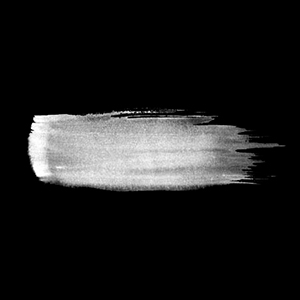
#> input picture TC2/brushes/0.jpg, 300 x 300 px, given in place of BW-using-curves.jpg, which was not available
$ python test.py
#> lines starting #> are read from the running program, lines starting #| are printed output that depends on the picture; pictures that were not available may be replaced by others from this repository, and a replacement may not be noted
### TC2/parameters.py
# --------------------------------------------------------------------------------------
# -----------------------------------PARAMETERS-----------------------------------------
# --------------------------------------------------------------------------------------

# DO NOT USE NEGATIVES NUMBERS ANYWHERE IN THE PARAMETERS, WE ASUME EVERY NUMBER IS
# GOING TO BE ASSIGNED A NUMBER GREATER OR EQUAL TO 0 AND IS NOT CHECKED.

# ----------------------------Constant values for genetic-------------------------------

# >>>>>>>>Individuals<<<<<<<<
STROKES_PER_INDIVIDUAL = 500 # How many strokes the picture is composed by

# >>>>>>>>Generations<<<<<<<<
POPULATION = 100
NUM_GENERATIONS = 500

# Percentages based on total population of how many individuals for the next
# generation will be from fittest selection, mutated or crossovers. This
# percentage needs to equal a whole number or a exception is raised
FITTEST_PERCENT = 0.1
MUTATED_PERCENT = 0.45
CROSSED_PERCENT = 0.45

# How big the subpopulation is going to be for the selection tournament
TOURNAMENT_PERCENTAGE = 0.2

# >>>>>>>>Mutation<<<<<<<<
MIN_MUTATIONS_STROKE = 1
MAX_MUTATIONS_STROKE = 5 # Can't be more than 5
# -----------------------
MIN_STROKE_TO_MUTATE = 1
MAX_STROKE_TO_MUTATE = 50

# >>>>>>>>Crossover<<<<<<<<
MIN_STROKE_TO_CROSS = 1
MAX_STROKE_TO_CROSS = 50

# ----------------------------Constant values for images--------------------------------
IMG_SIZE = 128

# ---------------------------Constant values for brushes--------------------------------
STROKE_MAX_SIZE = 25
STROKE_MIN_SIZE = 1

# >>>>>>>>better not to touch anything below<<<<<<<<
BACKGROUND_THRESHOLD = 0
MIN_DARK_LEVEL = 0
MAX_DARK_LEVEL = 250

MIN_ANGLE = 0
MAX_ANGLE = 360

NUM_BRUSHES = 4

# --------------------------------------------------------------------------------------

# --------------------------------------------------------------------------------------
# -----------------------------------PARAMETER CHECKER----------------------------------
# --------------------------------------------------------------------------------------
def param_checker():
    fittest_amount = POPULATION*FITTEST_PERCENT
    mutated_amount = POPULATION*MUTATED_PERCENT
    crossed_amount = POPULATION*CROSSED_PERCENT

    if(not fittest_amount.is_integer()):
       raise ValueError("FITTEST_PERCENT doesn't result in an integer number")

    if(not mutated_amount.is_integer()):
       raise ValueError("MUTATED_PERCENT doesn't result in an integer number")

    if(not crossed_amount.is_integer()):
       raise ValueError("CROSSED_PERCENT doesn't result in an integer number")

    if(FITTEST_PERCENT+MUTATED_PERCENT+CROSSED_PERCENT != 1):
        raise ValueError("The sum of FITTEST_PERCENT, MUTATED_PERCENT, and CROSSED_PERCENT doesn't add up to 1")

    if(fittest_amount+mutated_amount+crossed_amount != POPULATION):
       raise ValueError("The FITTEST_PERCENT, MUTATED_PERCENT, and CROSSED_PERCENT doesn't add up to the POPULATION value")

    if(MAX_MUTATIONS_STROKE > 5):
       raise ValueError("MAX_MUTATIONS_STROKE can't be more than 5, which is the amount of properties in individuals")

    if(MAX_DARK_LEVEL > 255):
       raise ValueError("MAX_DARK_LEVEL can't be more than 255")

    if(255-MAX_DARK_LEVEL <= BACKGROUND_THRESHOLD):
       raise ValueError("BACKGROUND_THRESHOLD can't be more than or equal than the difference between 255 and MAX_DARK_LEVEL")

    if(MAX_STROKE_TO_MUTATE > STROKES_PER_INDIVIDUAL):
       raise ValueError("MAX_STROKE_TO_MUTATE can't be more than STROKES_PER_INDIVIDUAL")

    if(MAX_STROKE_TO_CROSS > STROKES_PER_INDIVIDUAL):
       raise ValueError("MAX_STROKE_TO_MUTATE can't be more than STROKES_PER_INDIVIDUAL")

param_checker()
# --------------------------------------------------------------------------------------

### TC2/tests/test.py
import cv2 as cv
import numpy as np
import matplotlib.pyplot as plt
from matplotlib.animation import FuncAnimation
from tqdm import tqdm
import parameters as c

img = cv.imread("BW-using-curves.jpg",cv.IMREAD_GRAYSCALE)
#> img is the input picture: shape (300, 300); min 0, max 255, mean 30.1

aspect_ratio = img.shape[1] / img.shape[0]
#> aspect_ratio = 1

if img.shape[1] < img.shape[0]:
    new_img_height = c.IMG_SIZE
    new_img_width = int(new_img_height * aspect_ratio)
else:
    new_img_width = c.IMG_SIZE
    new_img_height = int(new_img_width / aspect_ratio)
#> new_img_height = 128

img = cv.resize(img,(new_img_width,new_img_height),interpolation=cv.INTER_LANCZOS4)
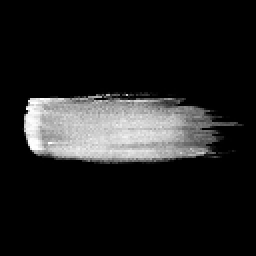
#> img: shape (128, 128) (shown 2 times larger); min 0, max 255, mean 30.2

# ------------------------------------------------------------------------


brush = cv.imread("brushes/1.jpg",cv.IMREAD_GRAYSCALE)
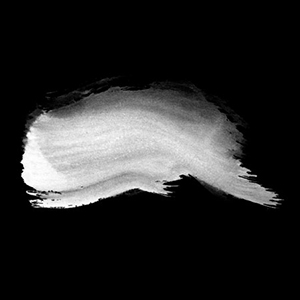
#> input picture TC2/brushes/1.jpg, 300 x 300 px, found by its file name
#> brush is the input picture: shape (300, 300); min 0, max 255, mean 41.9

center = (brush.shape[1]//2,brush.shape[0]//2)
#> center = (150, 150)

angle = 45

rotation = cv.getRotationMatrix2D(center,angle,1.0)

rotated = cv.warpAffine(brush,rotation,(brush.shape[1],brush.shape[0]))
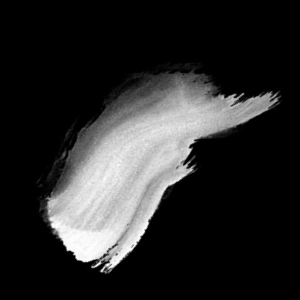
#> rotated: shape (300, 300); min 0, max 255, mean 41.9

#> (the run stopped early here; a loop or call above may not have finished)
